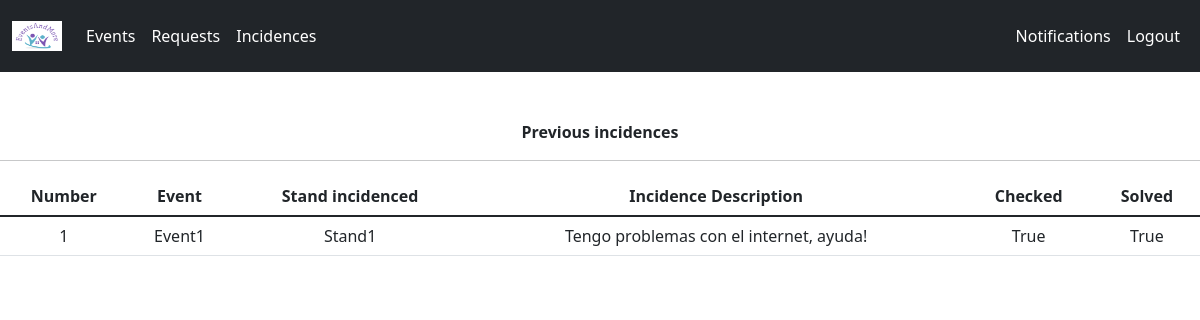
/incidences/previous_incidences/ (signed in), run on the app's committed database.
### EventsAndMore/models.py (models this page shows, shortened)
class StandIncidence(models.Model):
    Id = models.AutoField(primary_key=True)
    Stand_Incidenced = models.ForeignKey(Stand, on_delete=models.CASCADE, related_name='incidencies')
    Client_Username = models.ForeignKey(Cliente, on_delete=models.CASCADE)
    Gestor_Username = models.ForeignKey(Gestor, on_delete=models.CASCADE, blank=True, null=True)
    Current_Event = models.ForeignKey(Event, on_delete=models.CASCADE)
    Description = models.TextField(max_length=200)
    Date = models.DateField(default=date.today)
    Status = models.BooleanField(default=False)
    Checked = models.BooleanField(default=False)

class Event(models.Model):
    id = models.AutoField(primary_key=True)
    nombre = models.CharField(max_length=50, blank=False, null=False)
    descripcion = models.CharField(max_length=200, blank=False, null=False)
    fecha_ini = models.DateField(default=date.today)
    fecha_fin = models.DateField(default=date.today)
    def __str__(self):
        return str(self.nombre)

class Stand(models.Model):
    id = models.AutoField(primary_key=True)
    idEvento = models.ForeignKey(Event, on_delete=models.CASCADE)
    occupied = models.BooleanField(blank=False, null=False)
    description = models.CharField(max_length=200, blank=False, null=False)
    def __str__(self):
        return str(self.description)

### EventsAndMore/views.py (the view)
# urls.py: path('incidences/previous_incidences/', PreviousIncidencesView, name='previous_incidences'),
def PreviousIncidencesView(request):
    StandIncidence_List = StandIncidence.objects.all()
    content = {'StandIncidence_List': StandIncidence_List,
               'User': request.user.username,
               }
    return render(request, 'previous_incidences.html', content)

### templates/previous_incidences.html
{% extends 'login_base.html' %}
{% block content %}
       <table class="table">
        <thread>
            <br><br>
            <p style="text-align:center">
                <b>
                    Previous incidences
                </b>
            </p>
            <hr>
            <tr style="text-align:center">
                <th scope="col">
                    Number
                </th>
                <th scope="col">
                    Event
                </th>
                <th scope="col">
                    Stand incidenced
                </th>
                <th scope="col">
                    Incidence Description
                </th>
                <th scope="col">
                    Checked
                </th>
                <th scope="col">
                    Solved
                </th>
            </tr>
        </thread>
        <tbody style="text-align:center">
            {% for standincidence in StandIncidence_List %}
                {% if standincidence.Client_Username.User.username == User %}
                    <tr style="text-align:center">
                        <td>
                            {{ standincidence.Id }}
                        </td>
                        <td>
                            {{ standincidence.Current_Event }}
                        </td>
                        <td>
                            {{ standincidence.Stand_Incidenced }}
                        </td>
                        <td>
                            {{ standincidence.Description }}
                        </td>
                        <td>
                            {{ standincidence.Checked }}
                        </td>
                        <td>
                            {{ standincidence.Status }}
                        </td>
                    </tr>
                {% endif %}
            {% endfor %}
        </tbody>
    </table>
{% endblock %}

### data on the page
StandIncidence: Id "1", Current_Event "Event1", Stand_Incidenced "Stand1", Description "Tengo problemas con el internet, ayuda!", Checked "True", Status "True"
